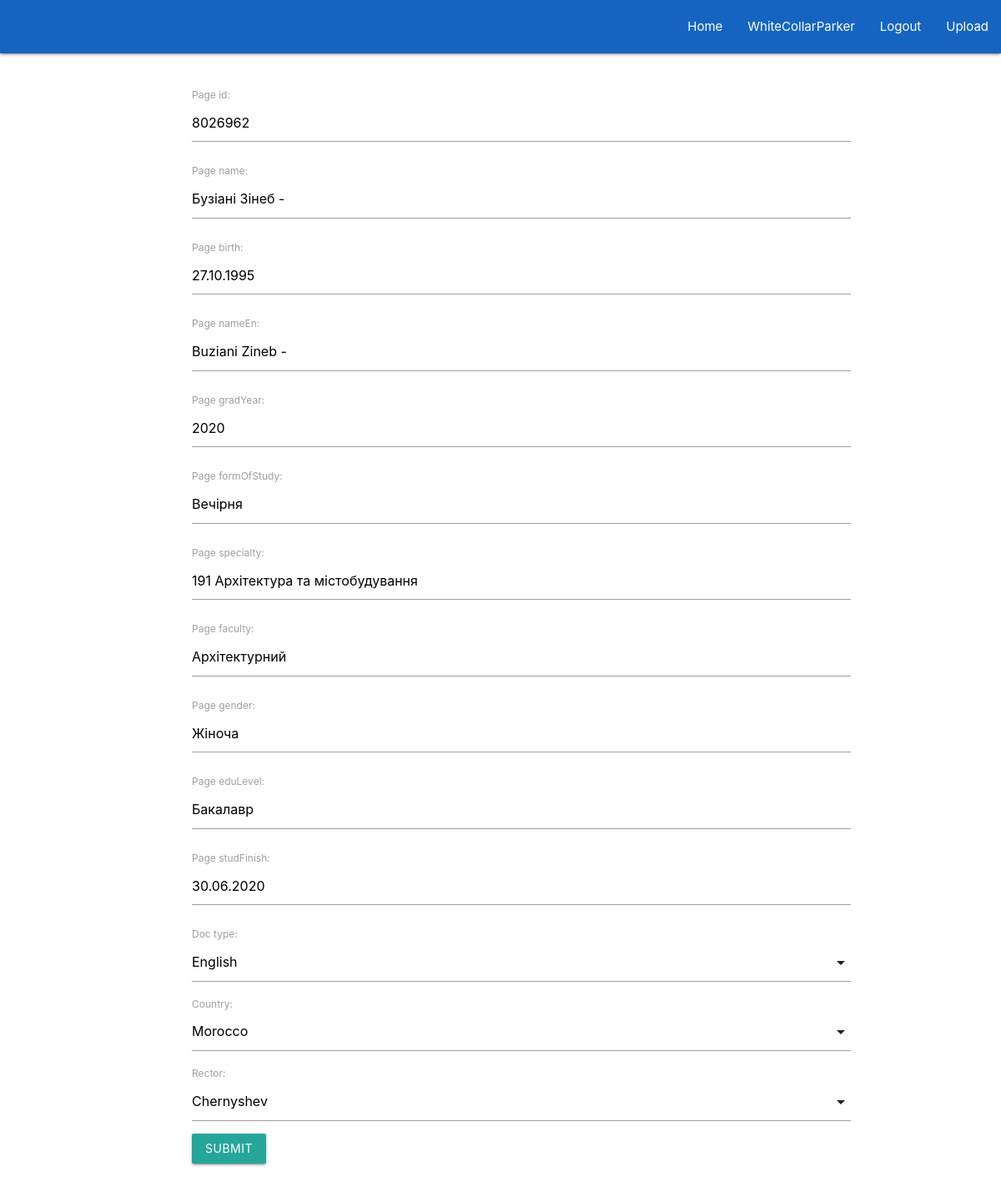
Before: /create/8026962/ (signed in) with the older database file.
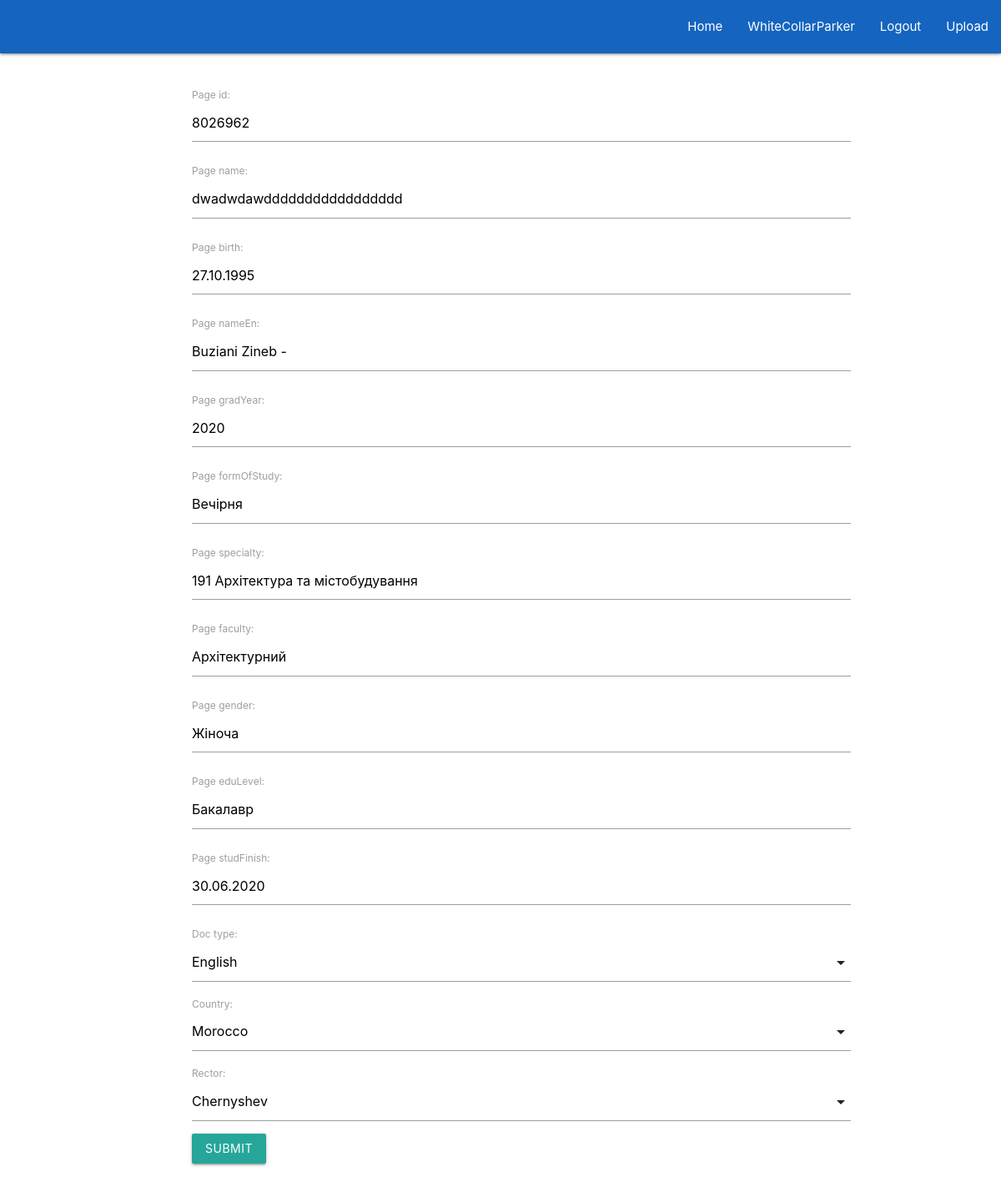
After: the same page with the newer database file.
### main/models.py (models this page shows, shortened)
class Page(models.Model):
    page_id = models.CharField(max_length=200)
    page_name = models.CharField(max_length=200)
    page_birth = models.CharField(max_length=200)
    page_gender = models.CharField(max_length=200)
    page_nationality = models.CharField(max_length=200)
    page_nameEn = models.CharField(max_length=200)
    page_gradYear = models.CharField(max_length=200)
    page_studFinish = models.CharField(max_length=200)
    page_faculty = models.CharField(max_length=200)
    page_eduLevel = models.CharField(max_length=200)
    page_formOfStudy = models.CharField(max_length=200)
    page_specialty = models.CharField(max_length=200)
    page_eduProg = models.CharField(max_length=200)
    page_prevDoc = models.CharField(max_length=200)
    slug = models.SlugField()

### main/views.py (the view, shortened to what this page needs)
# urls.py: path("create/<slug>/", views.doc_gen, name="detail" ),
@login_required(login_url='main:login')
def doc_gen(request, slug):
    try:
        unique_post = get_object_or_404(Page, slug=slug)
        form = DocForm(request.POST or None,
                    instance=unique_post)
        context = {
            'form': form
        }
    except Exception as e:
        messages.error(request, f'Error: {e}')
    return render(request, 'main/detail.html', context)

### main/forms.py
class DocForm(forms.ModelForm):
    DOC_CHOICES = (
        ('en', 'English'),
        ('uk', 'Ukrainian'),
    )
    doc_type = forms.ChoiceField(choices=DOC_CHOICES)
    COUNTRY_CHOICES = (
        ('mr', 'Morocco'),
        ('tr', 'Turkey'),
    )
    country = forms.ChoiceField(choices=COUNTRY_CHOICES)
    RECTOR_CHOICES = (
        ('dn', 'Chernyshev'),
        ('kh', 'Khomenko'),
    )
    rector = forms.ChoiceField(choices=RECTOR_CHOICES)
    class Meta:
        model = Page
        fields = ['page_id',
                'page_name',
                'page_birth',
                'page_nameEn',
                'page_gradYear',
                'page_formOfStudy',
                'page_specialty',
                'page_nameEn',
                'page_faculty',
                'page_gender',
                'page_eduLevel',
                'page_studFinish',
                ]

### main/templates/main/detail.html (shortened to what this page needs)
{% extends "main/header.html" %}
{% block content %}
    <div class="container">
        <form method="POST" action=".">
            {{ form.as_p }}
            <input type="submit" name="submit" class="btn" >
        </form>
{% endblock %}

Changed rows visible on the page:
changed Page "Buziani Zineb -": page_name "Бузіані Зінеб -" → "dwadwdawddddddddddddddddd"
